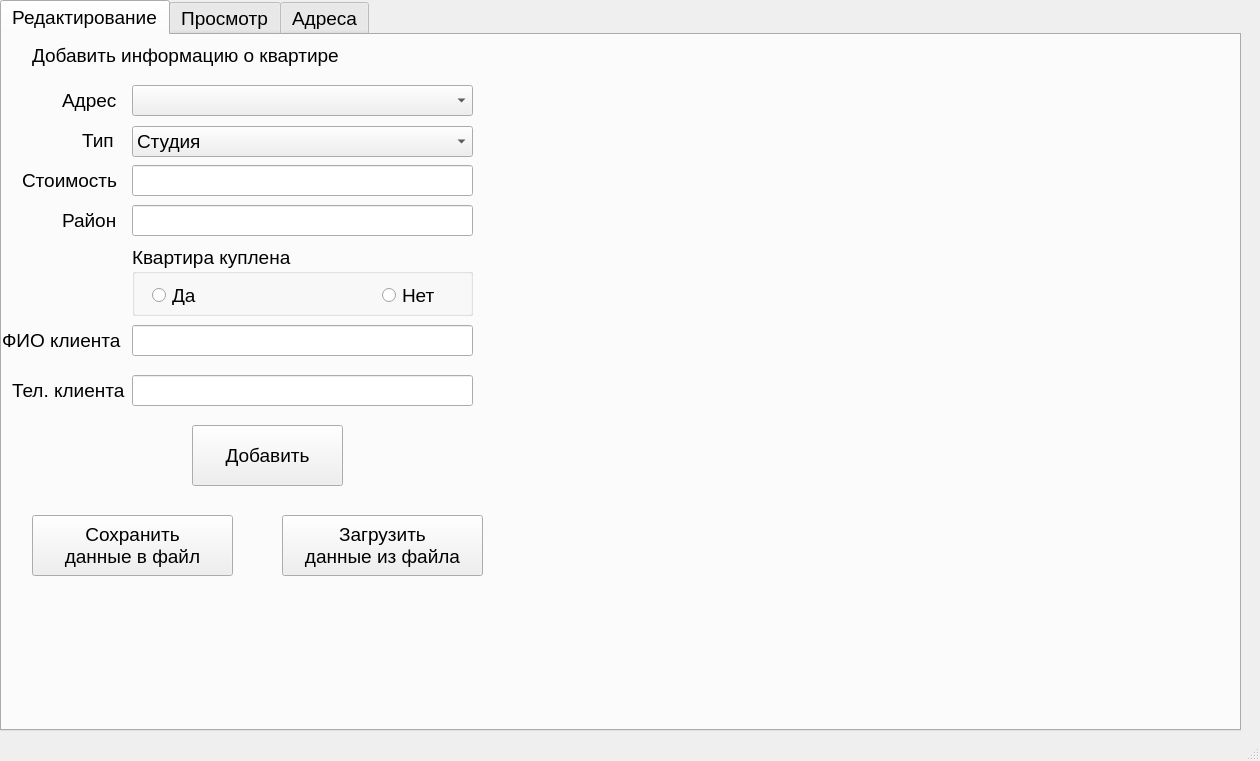
<?xml version="1.0" encoding="UTF-8"?>
<ui version="4.0">
 <class>MainWindow</class>
 <widget class="QMainWindow" name="MainWindow">
  <property name="geometry">
   <rect>
    <x>0</x>
    <y>0</y>
    <width>1260</width>
    <height>761</height>
   </rect>
  </property>
  <property name="font">
   <font>
    <pointsize>14</pointsize>
   </font>
  </property>
  <property name="windowTitle">
   <string>MainWindow</string>
  </property>
  <widget class="QWidget" name="centralwidget">
   <widget class="QTabWidget" name="tabWidget">
    <property name="enabled">
     <bool>true</bool>
    </property>
    <property name="geometry">
     <rect>
      <x>0</x>
      <y>0</y>
      <width>1241</width>
      <height>731</height>
     </rect>
    </property>
    <property name="autoFillBackground">
     <bool>false</bool>
    </property>
    <property name="currentIndex">
     <number>0</number>
    </property>
    <property name="usesScrollButtons">
     <bool>true</bool>
    </property>
    <property name="background" stdset="0">
     <string>transparent</string>
    </property>
    <widget class="QWidget" name="tab">
     <attribute name="title">
      <string>Редактирование</string>
     </attribute>
     <widget class="QPushButton" name="loadFile">
      <property name="geometry">
       <rect>
        <x>280</x>
        <y>480</y>
        <width>201</width>
        <height>61</height>
       </rect>
      </property>
      <property name="text">
       <string>Загрузить
данные из файла</string>
      </property>
     </widget>
     <widget class="QLabel" name="label_2">
      <property name="geometry">
       <rect>
        <x>60</x>
        <y>50</y>
        <width>71</width>
        <height>31</height>
       </rect>
      </property>
      <property name="text">
       <string>Адрес</string>
      </property>
     </widget>
     <widget class="QPushButton" name="saveFile">
      <property name="geometry">
       <rect>
        <x>30</x>
        <y>480</y>
        <width>201</width>
        <height>61</height>
       </rect>
      </property>
      <property name="text">
       <string>Сохранить
данные в файл</string>
      </property>
     </widget>
     <widget class="QPushButton" name="add">
      <property name="geometry">
       <rect>
        <x>190</x>
        <y>390</y>
        <width>151</width>
        <height>61</height>
       </rect>
      </property>
      <property name="text">
       <string>Добавить</string>
      </property>
     </widget>
     <widget class="QLabel" name="label_4">
      <property name="geometry">
       <rect>
        <x>20</x>
        <y>130</y>
        <width>101</width>
        <height>31</height>
       </rect>
      </property>
      <property name="text">
       <string>Стоимость</string>
      </property>
     </widget>
     <widget class="QLabel" name="label_5">
      <property name="geometry">
       <rect>
        <x>60</x>
        <y>170</y>
        <width>71</width>
        <height>31</height>
       </rect>
      </property>
      <property name="text">
       <string>Район</string>
      </property>
     </widget>
     <widget class="QComboBox" name="type">
      <property name="geometry">
       <rect>
        <x>130</x>
        <y>91</y>
        <width>341</width>
        <height>31</height>
       </rect>
      </property>
      <item>
       <property name="text">
        <string>Студия</string>
       </property>
      </item>
      <item>
       <property name="text">
        <string>1-комнатная</string>
       </property>
      </item>
      <item>
       <property name="text">
        <string>2-комнатная</string>
       </property>
      </item>
      <item>
       <property name="text">
        <string>3-комнатная</string>
       </property>
      </item>
      <item>
       <property name="text">
        <string>Более 3 комнат</string>
       </property>
      </item>
     </widget>
     <widget class="QLineEdit" name="district">
      <property name="geometry">
       <rect>
        <x>130</x>
        <y>170</y>
        <width>341</width>
        <height>31</height>
       </rect>
      </property>
      <property name="text">
       <string/>
      </property>
     </widget>
     <widget class="QLineEdit" name="cost">
      <property name="geometry">
       <rect>
        <x>130</x>
        <y>130</y>
        <width>341</width>
        <height>31</height>
       </rect>
      </property>
      <property name="text">
       <string/>
      </property>
     </widget>
     <widget class="QLabel" name="label_3">
      <property name="geometry">
       <rect>
        <x>80</x>
        <y>90</y>
        <width>71</width>
        <height>31</height>
       </rect>
      </property>
      <property name="text">
       <string>Тип</string>
      </property>
     </widget>
     <widget class="QGroupBox" name="is_bought">
      <property name="geometry">
       <rect>
        <x>130</x>
        <y>210</y>
        <width>341</width>
        <height>71</height>
       </rect>
      </property>
      <property name="title">
       <string>Квартира куплена</string>
      </property>
      <widget class="QRadioButton" name="yes_bought">
       <property name="geometry">
        <rect>
         <x>20</x>
         <y>40</y>
         <width>89</width>
         <height>20</height>
        </rect>
       </property>
       <property name="text">
        <string>Да</string>
       </property>
      </widget>
      <widget class="QRadioButton" name="no_bought">
       <property name="geometry">
        <rect>
         <x>250</x>
         <y>40</y>
         <width>89</width>
         <height>20</height>
        </rect>
       </property>
       <property name="text">
        <string>Нет</string>
       </property>
      </widget>
     </widget>
     <widget class="QLabel" name="label_7">
      <property name="geometry">
       <rect>
        <x>0</x>
        <y>290</y>
        <width>121</width>
        <height>31</height>
       </rect>
      </property>
      <property name="text">
       <string>ФИО клиента</string>
      </property>
     </widget>
     <widget class="QLineEdit" name="client_name">
      <property name="geometry">
       <rect>
        <x>130</x>
        <y>290</y>
        <width>341</width>
        <height>31</height>
       </rect>
      </property>
      <property name="text">
       <string/>
      </property>
     </widget>
     <widget class="QLabel" name="label_8">
      <property name="geometry">
       <rect>
        <x>10</x>
        <y>340</y>
        <width>121</width>
        <height>31</height>
       </rect>
      </property>
      <property name="text">
       <string>Тел. клиента</string>
      </property>
     </widget>
     <widget class="QLineEdit" name="client_phone">
      <property name="geometry">
       <rect>
        <x>130</x>
        <y>340</y>
        <width>341</width>
        <height>31</height>
       </rect>
      </property>
      <property name="text">
       <string/>
      </property>
     </widget>
     <widget class="QLabel" name="label">
      <property name="geometry">
       <rect>
        <x>30</x>
        <y>10</y>
        <width>331</width>
        <height>21</height>
       </rect>
      </property>
      <property name="text">
       <string>Добавить информацию о квартире</string>
      </property>
     </widget>
     <widget class="QComboBox" name="adressList">
      <property name="geometry">
       <rect>
        <x>130</x>
        <y>50</y>
        <width>341</width>
        <height>31</height>
       </rect>
      </property>
     </widget>
    </widget>
    <widget class="QWidget" name="tab_2">
     <attribute name="title">
      <string>Просмотр</string>
     </attribute>
     <widget class="QLabel" name="label_6">
      <property name="geometry">
       <rect>
        <x>280</x>
        <y>0</y>
        <width>181</width>
        <height>21</height>
       </rect>
      </property>
      <property name="text">
       <string>Результаты поиска</string>
      </property>
     </widget>
     <widget class="QPushButton" name="find_dist">
      <property name="geometry">
       <rect>
        <x>1060</x>
        <y>200</y>
        <width>151</width>
        <height>61</height>
       </rect>
      </property>
      <property name="text">
       <string>Найти квартиру
по району</string>
      </property>
     </widget>
     <widget class="QPushButton" name="find">
      <property name="geometry">
       <rect>
        <x>1060</x>
        <y>70</y>
        <width>151</width>
        <height>61</height>
       </rect>
      </property>
      <property name="text">
       <string>Найти по
типу квартиры</string>
      </property>
     </widget>
     <widget class="QPushButton" name="getAllHouses">
      <property name="geometry">
       <rect>
        <x>1060</x>
        <y>290</y>
        <width>151</width>
        <height>61</height>
       </rect>
      </property>
      <property name="text">
       <string>Вывести список
всех квартир</string>
      </property>
     </widget>
     <widget class="QComboBox" name="type_find">
      <property name="geometry">
       <rect>
        <x>1060</x>
        <y>30</y>
        <width>151</width>
        <height>31</height>
       </rect>
      </property>
      <item>
       <property name="text">
        <string>Студия</string>
       </property>
      </item>
      <item>
       <property name="text">
        <string>1-комнатная</string>
       </property>
      </item>
      <item>
       <property name="text">
        <string>2-комнатная</string>
       </property>
      </item>
      <item>
       <property name="text">
        <string>3-комнатная</string>
       </property>
      </item>
      <item>
       <property name="text">
        <string>Более 3 комнат</string>
       </property>
      </item>
     </widget>
     <widget class="QLineEdit" name="district_find">
      <property name="geometry">
       <rect>
        <x>1060</x>
        <y>160</y>
        <width>151</width>
        <height>31</height>
       </rect>
      </property>
      <property name="text">
       <string/>
      </property>
     </widget>
     <widget class="QTableWidget" name="tableOut">
      <property name="geometry">
       <rect>
        <x>10</x>
        <y>30</y>
        <width>1041</width>
        <height>631</height>
       </rect>
      </property>
      <property name="rowCount">
       <number>0</number>
      </property>
      <property name="columnCount">
       <number>7</number>
      </property>
      <attribute name="horizontalHeaderVisible">
       <bool>false</bool>
      </attribute>
      <attribute name="horizontalHeaderCascadingSectionResizes">
       <bool>false</bool>
      </attribute>
      <attribute name="horizontalHeaderMinimumSectionSize">
       <number>65</number>
      </attribute>
      <attribute name="horizontalHeaderHighlightSections">
       <bool>true</bool>
      </attribute>
      <attribute name="horizontalHeaderStretchLastSection">
       <bool>false</bool>
      </attribute>
      <attribute name="verticalHeaderMinimumSectionSize">
       <number>53</number>
      </attribute>
      <column>
       <property name="text">
        <string>Адрес</string>
       </property>
      </column>
      <column>
       <property name="text">
        <string>Район</string>
       </property>
      </column>
      <column>
       <property name="text">
        <string>Тип</string>
       </property>
      </column>
      <column>
       <property name="text">
        <string>Стоимость</string>
       </property>
      </column>
      <column>
       <property name="text">
        <string>Куплена</string>
       </property>
      </column>
      <column>
       <property name="text">
        <string>ФИО клиента</string>
       </property>
      </column>
      <column>
       <property name="text">
        <string>Телефон клиента</string>
       </property>
      </column>
     </widget>
     <widget class="QPushButton" name="clearHouses">
      <property name="geometry">
       <rect>
        <x>1060</x>
        <y>380</y>
        <width>151</width>
        <height>61</height>
       </rect>
      </property>
      <property name="text">
       <string>Очистить 
список квартир</string>
      </property>
     </widget>
    </widget>
    <widget class="QWidget" name="tab_3">
     <attribute name="title">
      <string>Адреса</string>
     </attribute>
     <widget class="QLineEdit" name="new_adress">
      <property name="geometry">
       <rect>
        <x>100</x>
        <y>50</y>
        <width>351</width>
        <height>31</height>
       </rect>
      </property>
      <property name="text">
       <string/>
      </property>
     </widget>
     <widget class="QLabel" name="label_11">
      <property name="geometry">
       <rect>
        <x>30</x>
        <y>50</y>
        <width>71</width>
        <height>31</height>
       </rect>
      </property>
      <property name="text">
       <string>Адрес</string>
      </property>
     </widget>
     <widget class="QLabel" name="label_12">
      <property name="geometry">
       <rect>
        <x>20</x>
        <y>10</y>
        <width>281</width>
        <height>21</height>
       </rect>
      </property>
      <property name="text">
       <string>Добавить адрес в базу данных</string>
      </property>
     </widget>
     <widget class="QPushButton" name="add_adress">
      <property name="geometry">
       <rect>
        <x>70</x>
        <y>90</y>
        <width>151</width>
        <height>61</height>
       </rect>
      </property>
      <property name="text">
       <string>Добавить</string>
      </property>
     </widget>
     <widget class="QPushButton" name="loadFile_2">
      <property name="geometry">
       <rect>
        <x>250</x>
        <y>170</y>
        <width>201</width>
        <height>61</height>
       </rect>
      </property>
      <property name="text">
       <string>Загрузить
данные из файла</string>
      </property>
     </widget>
     <widget class="QPushButton" name="saveFile_2">
      <property name="geometry">
       <rect>
        <x>20</x>
        <y>170</y>
        <width>201</width>
        <height>61</height>
       </rect>
      </property>
      <property name="text">
       <string>Сохранить
данные в файл</string>
      </property>
     </widget>
     <widget class="QTableWidget" name="out_adress">
      <property name="geometry">
       <rect>
        <x>530</x>
        <y>50</y>
        <width>611</width>
        <height>521</height>
       </rect>
      </property>
      <property name="columnCount">
       <number>1</number>
      </property>
      <column>
       <property name="text">
        <string>Адреса</string>
       </property>
      </column>
     </widget>
     <widget class="QPushButton" name="show_adress">
      <property name="geometry">
       <rect>
        <x>250</x>
        <y>90</y>
        <width>151</width>
        <height>61</height>
       </rect>
      </property>
      <property name="text">
       <string>Показать адреса</string>
      </property>
     </widget>
     <widget class="QLabel" name="label_13">
      <property name="geometry">
       <rect>
        <x>530</x>
        <y>10</y>
        <width>281</width>
        <height>21</height>
       </rect>
      </property>
      <property name="text">
       <string>Список адресов</string>
      </property>
     </widget>
     <widget class="QPushButton" name="clearAdresses">
      <property name="geometry">
       <rect>
        <x>70</x>
        <y>250</y>
        <width>151</width>
        <height>61</height>
       </rect>
      </property>
      <property name="text">
       <string>Очистить
список адресов</string>
      </property>
     </widget>
    </widget>
   </widget>
  </widget>
  <widget class="QMenuBar" name="menubar">
   <property name="geometry">
    <rect>
     <x>0</x>
     <y>0</y>
     <width>1260</width>
     <height>21</height>
    </rect>
   </property>
   <property name="autoFillBackground">
    <bool>false</bool>
   </property>
  </widget>
  <widget class="QStatusBar" name="statusbar"/>
 </widget>
 <resources/>
 <connections/>
</ui>
